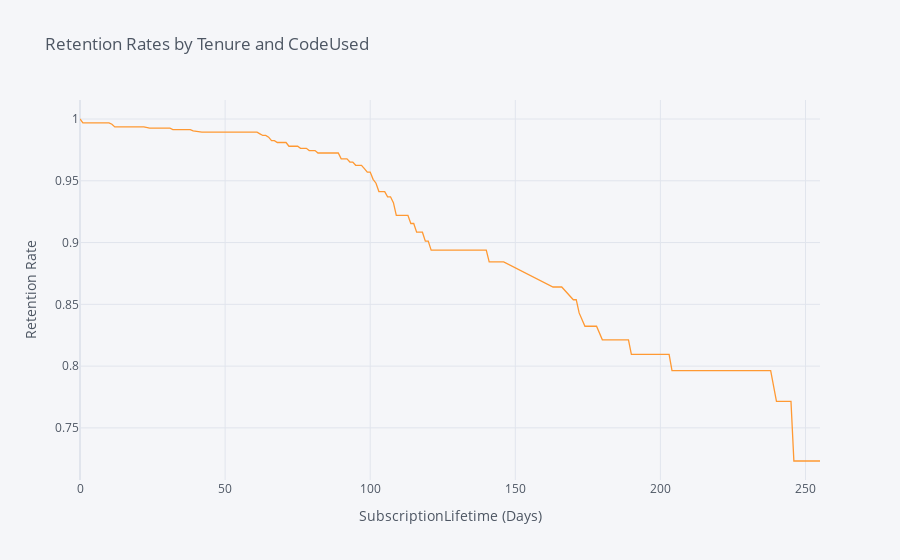

The notebook cell this image was saved under:
### Code cell
data_survival["CodeUsed"] = data_survival["CodeUsed"].astype(str)

rates = survival(data_survival, 'CodeUsed', 'SubscriptionLifetime', 'Active')

rates.iplot(kind='line', xTitle='SubscriptionLifetime (Days)', yTitle='Retention Rate',
            title='Retention Rates by Tenure and CodeUsed')

### Figure 1 — Plotly figure (JSON) as saved in the notebook; plotly's stock layout.template omitted (floating-point values rounded to 4 significant figures; data arrays with more than 128 entries replaced by an {"elided": "..."} marker saying what was removed)
{"data": [{"line": {"color": "rgba(255, 153, 51, 1.0)", "dash": "solid", "shape": "linear", "width": 1.3}, "mode": "lines", "name": "0", "text": "", "type": "scatter", "x": {"elided": "164 int values"}, "y": {"elided": "164 float values"}}], "layout": {"legend": {"bgcolor": "#F5F6F9", "font": {"color": "#4D5663"}}, "paper_bgcolor": "#F5F6F9", "plot_bgcolor": "#F5F6F9", "title": {"font": {"color": "#4D5663"}, "text": "Retention Rates by Tenure and CodeUsed"}, "xaxis": {"gridcolor": "#E1E5ED", "showgrid": true, "tickfont": {"color": "#4D5663"}, "title": {"font": {"color": "#4D5663"}, "text": "SubscriptionLifetime (Days)"}, "zerolinecolor": "#E1E5ED"}, "yaxis": {"gridcolor": "#E1E5ED", "showgrid": true, "tickfont": {"color": "#4D5663"}, "title": {"font": {"color": "#4D5663"}, "text": "Retention Rate"}, "zerolinecolor": "#E1E5ED"}}}
